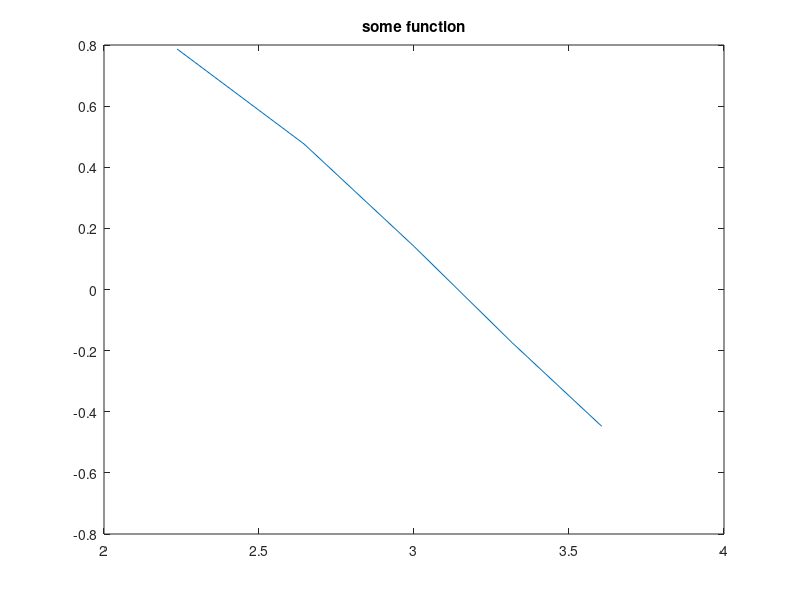

The MATLAB source for this figure: (Note: this script raises an error after producing the figure.)
% first editor program
x = sqrt([5:2:13]);
y = sin(x);
plot(x,y);
title('some function');
gtext('some text');
ylabel('sin(x)');

%example script
g = 9.81;
tfinal = input('enter the finishing time: ');
time = 0:0.05:tfinal;
v = g*time;
plot(time,v),xlabel('time'),ylabel('velocity')
title('time VS velocity')
